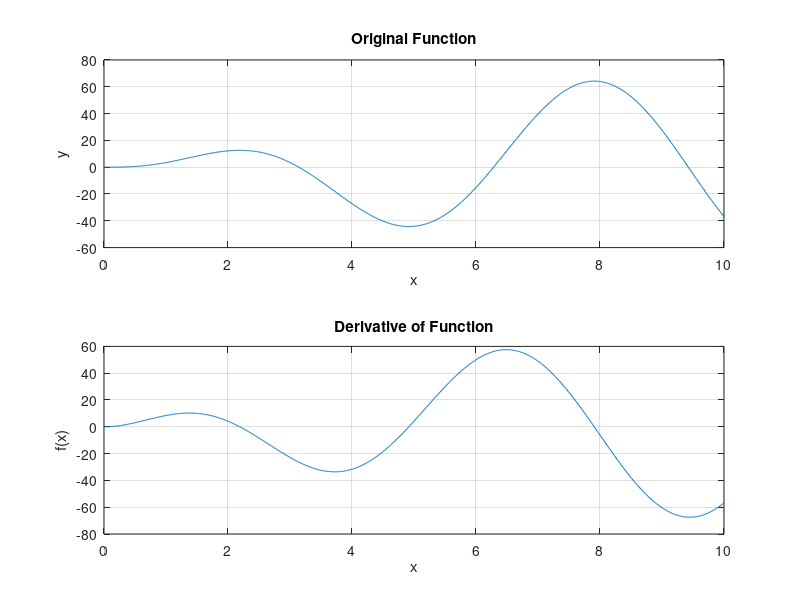

Write MATLAB code to recreate this figure.
%Tony Ortiz Rangel
%Find the graph of the derivative of the function
%Set up arrays and plot
x = 0:0.01:10;
y = 5*(x.^2).*exp(-0.2*x).*sin(x);
subplot(2,1,1)
plot(x,y,linestyle='-');
grid on
title('Original Function')
xlabel('x')
ylabel('y')
xlim([0 10])

%Find central difference estimate of derivative
n = length(x);
der = (y(3:n)-y(1:n-2))./(x(3:n)-x(1:n-2));
subplot(2,1,2)
plot(x(2:n-1),der,linestyle='-');
grid on
title('Derivative of Function')
xlabel('x')
ylabel('f(x)')
xlim([0 10])